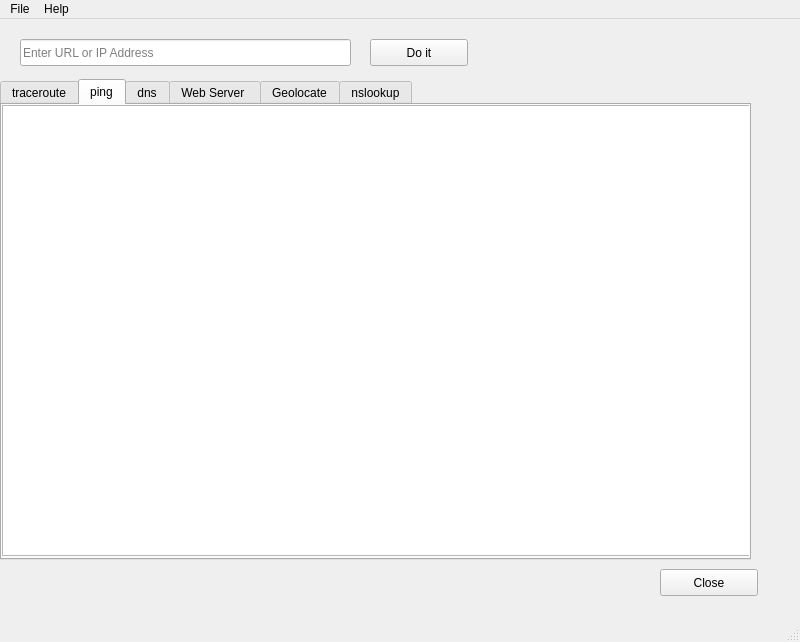
<?xml version="1.0" encoding="UTF-8"?>
<ui version="4.0">
 <class>networkutils</class>
 <widget class="QMainWindow" name="networkutils">
  <property name="geometry">
   <rect>
    <x>0</x>
    <y>0</y>
    <width>800</width>
    <height>642</height>
   </rect>
  </property>
  <property name="windowTitle">
   <string>Network Probe Utility</string>
  </property>
  <widget class="QWidget" name="centralwidget">
   <widget class="QTabWidget" name="tabWidget">
    <property name="geometry">
     <rect>
      <x>0</x>
      <y>60</y>
      <width>751</width>
      <height>481</height>
     </rect>
    </property>
    <property name="font">
     <font>
      <family>Ubuntu</family>
     </font>
    </property>
    <property name="currentIndex">
     <number>1</number>
    </property>
    <widget class="QWidget" name="traceroute">
     <attribute name="title">
      <string>traceroute</string>
     </attribute>
     <widget class="QTabWidget" name="traceroutetab">
      <property name="geometry">
       <rect>
        <x>0</x>
        <y>0</y>
        <width>751</width>
        <height>451</height>
       </rect>
      </property>
      <property name="currentIndex">
       <number>0</number>
      </property>
      <widget class="QWidget" name="textTraceRoute">
       <attribute name="title">
        <string>Text</string>
       </attribute>
       <widget class="QTextBrowser" name="tracerouteTextBrowser">
        <property name="geometry">
         <rect>
          <x>0</x>
          <y>0</y>
          <width>751</width>
          <height>421</height>
         </rect>
        </property>
        <property name="font">
         <font>
          <family>Courier New</family>
          <weight>75</weight>
          <bold>true</bold>
         </font>
        </property>
       </widget>
      </widget>
      <widget class="QWidget" name="visualTraceRoute">
       <attribute name="title">
        <string>Visual</string>
       </attribute>
      </widget>
     </widget>
    </widget>
    <widget class="QWidget" name="pingTab">
     <attribute name="title">
      <string>ping</string>
     </attribute>
     <widget class="QTextBrowser" name="pingTextBrowser">
      <property name="geometry">
       <rect>
        <x>0</x>
        <y>0</y>
        <width>751</width>
        <height>451</height>
       </rect>
      </property>
      <property name="font">
       <font>
        <family>Courier New</family>
       </font>
      </property>
      <property name="tabChangesFocus">
       <bool>false</bool>
      </property>
      <property name="acceptRichText">
       <bool>false</bool>
      </property>
      <property name="textInteractionFlags">
       <set>Qt::LinksAccessibleByKeyboard|Qt::LinksAccessibleByMouse|Qt::TextBrowserInteraction|Qt::TextSelectableByKeyboard|Qt::TextSelectableByMouse</set>
      </property>
     </widget>
    </widget>
    <widget class="QWidget" name="dns">
     <property name="font">
      <font>
       <family>Ubuntu</family>
      </font>
     </property>
     <attribute name="title">
      <string>dns</string>
     </attribute>
     <widget class="QTextBrowser" name="dnsTextBrowser">
      <property name="geometry">
       <rect>
        <x>0</x>
        <y>0</y>
        <width>751</width>
        <height>451</height>
       </rect>
      </property>
      <property name="font">
       <font>
        <family>Courier New</family>
       </font>
      </property>
     </widget>
    </widget>
    <widget class="QWidget" name="webserver">
     <attribute name="title">
      <string>Web Server </string>
     </attribute>
     <widget class="QTextBrowser" name="webserverTextBrowser">
      <property name="geometry">
       <rect>
        <x>0</x>
        <y>0</y>
        <width>751</width>
        <height>451</height>
       </rect>
      </property>
      <property name="font">
       <font>
        <family>Courier New</family>
        <weight>75</weight>
        <bold>true</bold>
       </font>
      </property>
     </widget>
    </widget>
    <widget class="QWidget" name="geolocate">
     <attribute name="title">
      <string>Geolocate</string>
     </attribute>
     <widget class="QTextBrowser" name="geolocateTextBrowser">
      <property name="geometry">
       <rect>
        <x>0</x>
        <y>0</y>
        <width>751</width>
        <height>451</height>
       </rect>
      </property>
      <property name="font">
       <font>
        <family>Courier New</family>
        <weight>75</weight>
        <bold>true</bold>
       </font>
      </property>
     </widget>
    </widget>
    <widget class="QWidget" name="nslookup">
     <attribute name="title">
      <string>nslookup</string>
     </attribute>
     <widget class="QTextBrowser" name="nslookupTextBrowser">
      <property name="geometry">
       <rect>
        <x>0</x>
        <y>0</y>
        <width>751</width>
        <height>451</height>
       </rect>
      </property>
      <property name="font">
       <font>
        <family>Courier New</family>
        <weight>75</weight>
        <bold>true</bold>
       </font>
      </property>
     </widget>
    </widget>
   </widget>
   <widget class="QLineEdit" name="urlLineEdit">
    <property name="geometry">
     <rect>
      <x>20</x>
      <y>20</y>
      <width>331</width>
      <height>27</height>
     </rect>
    </property>
    <property name="placeholderText">
     <string>Enter URL or IP Address</string>
    </property>
   </widget>
   <widget class="QPushButton" name="doLookupPushButton">
    <property name="geometry">
     <rect>
      <x>370</x>
      <y>20</y>
      <width>98</width>
      <height>27</height>
     </rect>
    </property>
    <property name="text">
     <string>Do it</string>
    </property>
   </widget>
   <widget class="QPushButton" name="closePushButton">
    <property name="geometry">
     <rect>
      <x>660</x>
      <y>550</y>
      <width>98</width>
      <height>27</height>
     </rect>
    </property>
    <property name="text">
     <string>Close</string>
    </property>
   </widget>
  </widget>
  <widget class="QMenuBar" name="menubar">
   <property name="geometry">
    <rect>
     <x>0</x>
     <y>0</y>
     <width>800</width>
     <height>27</height>
    </rect>
   </property>
   <widget class="QMenu" name="menuFile">
    <property name="title">
     <string>File</string>
    </property>
   </widget>
   <widget class="QMenu" name="menuHelp">
    <property name="title">
     <string>Help</string>
    </property>
    <addaction name="actionAbout"/>
   </widget>
   <addaction name="menuFile"/>
   <addaction name="menuHelp"/>
  </widget>
  <widget class="QStatusBar" name="statusbar"/>
  <action name="actionAbout">
   <property name="text">
    <string>About</string>
   </property>
  </action>
 </widget>
 <resources/>
 <connections/>
</ui>
